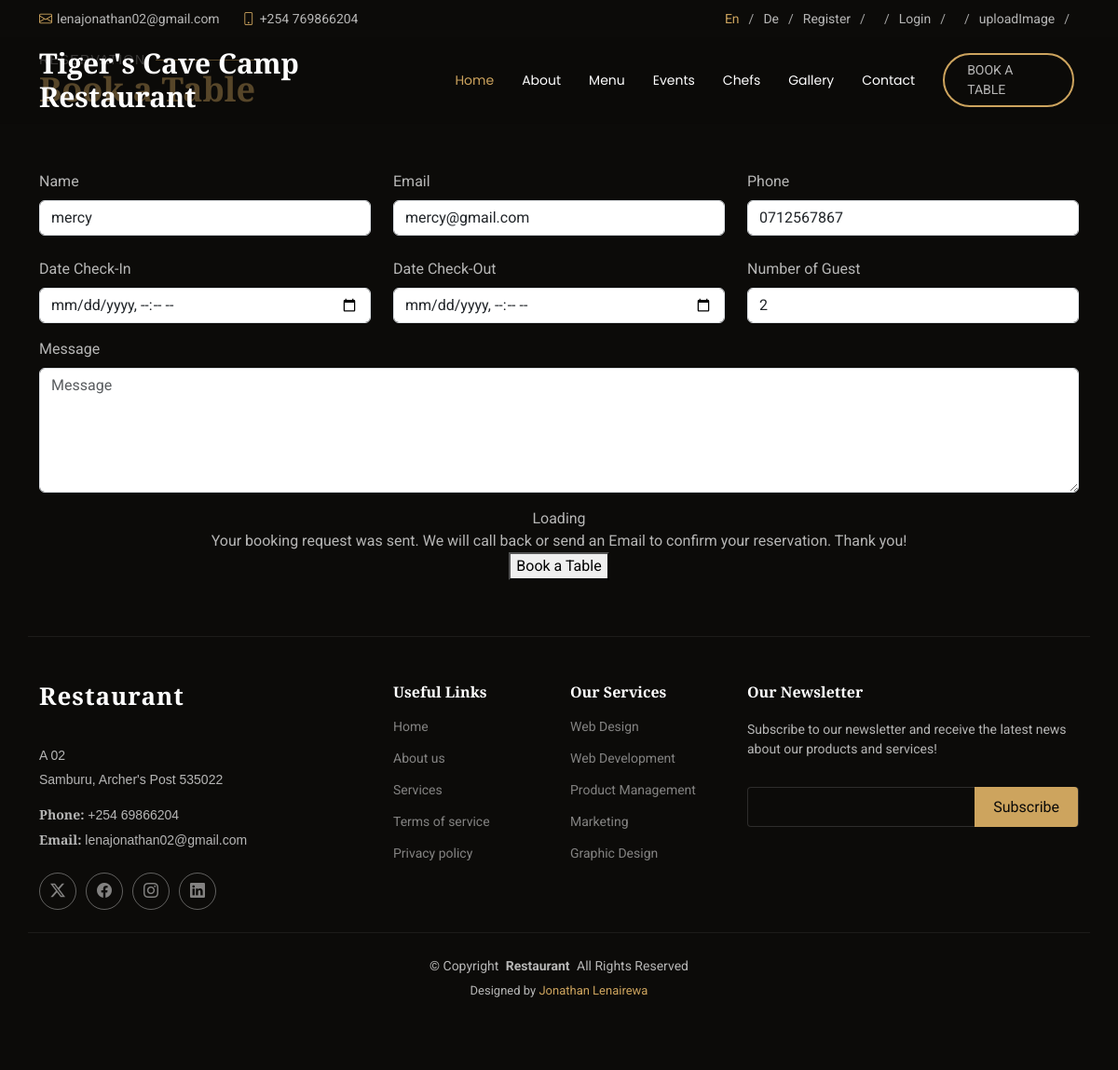
Screenshot of /edit/1 with the database file from the repository.
### caveapp/models.py (models this page shows, shortened)
class Booking(models.Model):
    name = models.CharField(max_length=100)
    email = models.EmailField()
    phone = models.CharField(max_length=10)
    date_check_in = models.DateTimeField()
    date_check_out = models.DateTimeField()
    number = models.CharField(max_length=100)
    message = models.TextField()

### caveapp/views.py (the view, shortened to what this page needs)
# urls.py: path('edit/<int:booking_id>',views.update_booking, name="update_booking"),
def update_booking(request, booking_id):
    booking=get_object_or_404(Booking, id=booking_id)
    context={'booking':booking}
    return render(request, "update_booking.html",context)

### templates/update_booking.html (shortened to what this page needs)
{% extends "base.html" %}
{% load static %}
{% block content %}
<section id="book-a-table" class="book-a-table section">
    <div class="container section-title" data-aos="fade-up">
      <h2>RESERVATION</h2>
      <p>Book a Table</p>
    </div>
    <div class="container" data-aos="fade-up" data-aos-delay="100">
      <form method="post">
        <div class="row gy-4">
          <div class="col-lg-4 col-md-6">
            <label for="name" class="form-label">Name</label>
            <input type="text" name="name" class="form-control" id="name" value="{{booking.name}}"  placeholder="Your Name" required="">
          </div>
          <div class="col-lg-4 col-md-6">
            <label for="email" class="form-label">Email</label>
            <input type="email" class="form-control" name="email" id="email" value="{{booking.email}}" placeholder="Your Email" required="">
          </div>
          <div class="col-lg-4 col-md-6">
            <label for="phone" class="form-label">Phone</label>
            <input type="tel" class="form-control" name="phone" id="phone" value="{{booking.phone}}" placeholder="Your Phone" required="">
          </div>
            <div class="col-lg-4 col-md-6">
              <label for="date_check_in" class="form-label">Date Check-In</label>
              <input type="datetime-local" name="date_check_in" class="form-control datepicker" id="date_check_in" value="{{booking.date_check_in}}" placeholder="Check-In Date" required="">
          </div>
          <div class="col-lg-4 col-md-6">
            <label for="date_check_out" class="form-label">Date Check-Out</label>
            <input type="datetime-local" name="date_check_out" class="form-control datepicker" id="date_check_out" value="{{booking.date_check_out}}" placeholder="Check-Out Date" required="">
        </div>
          <div class="col-lg-4 col-md-6">
            <label for="number" class="form-label">Number of Guest</label>
            <input type="number" class="form-control" name="number" id="number" value="{{booking.number}}" placeholder="number" required="">
          </div>
        </div>
        <div class="form-group mt-3">
          <label for="message" class="form-label">Message</label>
          <textarea class="form-control" name="message" rows="5" value="{{booking.message}}" placeholder="Message"></textarea>
        </div>
        <div class="text-center mt-3">
          <div class="loading">Loading</div>
          <div class="sent-message">Your booking request was sent. We will call back or send an Email to confirm your reservation. Thank you!</div>
          <button type="submit">Book a Table</button>
        </div>
      </form>
    </div>
  </section>
{% endblock %}

### static/assets/css/main.css (style rules this page uses)
:root { --default-font: "Roboto", system-ui, -apple-system, "Segoe UI", Roboto, "Helvetica Neue", Arial, "Noto Sans", "Liberation Sans", sans-serif, "Apple Color Emoji", "Segoe UI Emoji", "Segoe UI Symbol", "Noto Color Emoji"; --heading-font: "Playfair Display", sans-serif; --nav-font: "Poppins", sans-serif; }
:root { --background-color: #0c0b09; --default-color: rgba(255, 255, 255, 0.7); --heading-color: #ffffff; --accent-color: #cda45e; --surface-color: #29261f; --contrast-color: #0c0b09; }
:root { --nav-color: #ffffff; --nav-hover-color: #cda45e; --nav-mobile-background-color: #29261f; --nav-dropdown-background-color: #29261f; --nav-dropdown-color: #ffffff; --nav-dropdown-hover-color: #cda45e; }
:root { scroll-behavior: smooth; }
body { color: var(--default-color); background-color: var(--background-color); font-family: var(--default-font); }
h1, h2, h3, h4, h5, h6 { color: var(--heading-color); font-family: var(--heading-font); }
section, .section { color: var(--default-color); background-color: var(--background-color); padding: 60px 0; scroll-margin-top: 77px; overflow: clip; }
.section-title { padding-bottom: 60px; position: relative; }
.section-title h2 { font-size: 14px; font-weight: 500; padding: 0; line-height: 1px; margin: 0; letter-spacing: 1.5px; text-transform: uppercase; color: color-mix(in srgb, var(--default-color), transparent 30%); position: relative; }
.section-title h2::after { content: ""; width: 120px; height: 1px; display: inline-block; background: var(--accent-color); margin: 4px 10px; }
.section-title p { color: var(--accent-color); margin: 0; font-size: 36px; font-weight: 600; font-family: var(--heading-font); }

### rows the page displays
Booking: name "mercy", email "mercy@gmail.com", phone "0712567867", number "2", message "Message"
